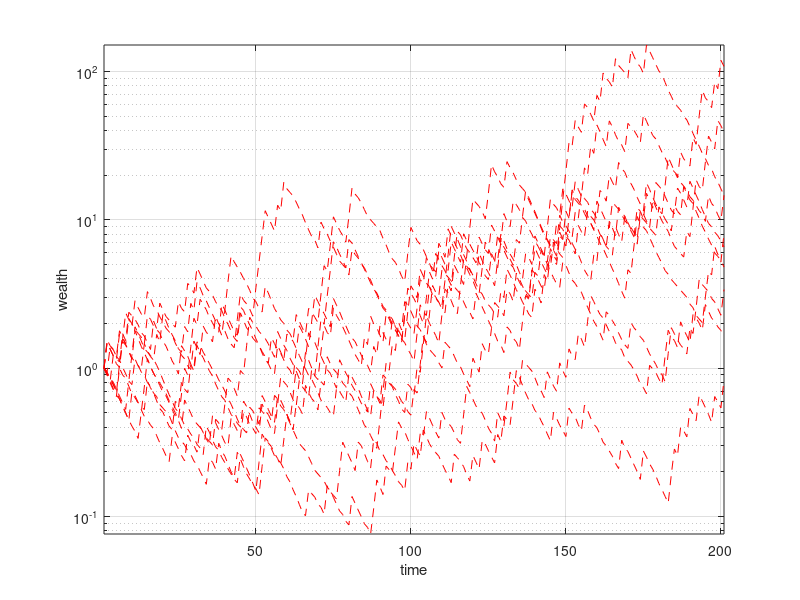

This figure's MATLAB source:
clear all

P = [3.5000    1.1100    1.1100    1.0400    1.0100;
     0.5000    0.9700    0.9800    1.0500    1.0100;
     0.5000    0.9900    0.9900    0.9900    1.0100;
     0.5000    1.0500    1.0600    0.9900    1.0100;
     0.5000    1.1600    0.9900    1.0700    1.0100;
     0.5000    0.9900    0.9900    1.0600    1.0100;
     0.5000    0.9200    1.0800    0.9900    1.0100;
     0.5000    1.1300    1.1000    0.9900    1.0100;
     0.5000    0.9300    0.9500    1.0400    1.0100;
     3.5000    0.9900    0.9700    0.9800    1.0100];

[m,n] = size(P);
x_unif = ones(n,1)/n; % uniform resource allocation

%%%%%%%%%%%%%%%%%%%%%%%%%%%%%%%%%%%%%%%%%%%%%%%%%%%%%%%%%%%%%%%%%
% INSERT YOUR CODE HERE
% Solve the log-optimal investment problem,
% assuming all events are equiprobable.
% Store your result in the variable x_opt





%%%%%%%%%%%%%%%%%%%%%%%%%%%%%%%%%%%%%%%%%%%%%%%%%%%%%%%%%%%%%%%%%

% Generate random event sequences
rand('state',10);
N = 10;  % number of random trajectories 
T = 200; % time horizon
w_opt = []; w_unif = [];
for i = 1:N
    events = ceil(rand(1,T)*m);
    P_event = P(events,:);
    % w_opt = [w_opt [1; cumprod(P_event*x_opt)]];
    w_unif = [w_unif [1; cumprod(P_event*x_unif)]];
end

% Plot wealth versus time
figure
% semilogy(w_opt,'g')
% hold on
semilogy(w_unif,'r--')
grid
axis tight
xlabel('time')
ylabel('wealth')
